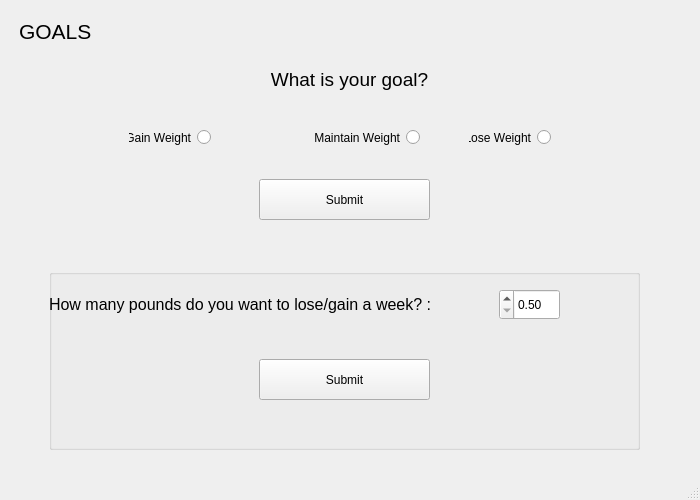
<?xml version="1.0" encoding="UTF-8"?>
<ui version="4.0">
 <class>MainWindow</class>
 <widget class="QMainWindow" name="MainWindow">
  <property name="windowModality">
   <enum>Qt::NonModal</enum>
  </property>
  <property name="geometry">
   <rect>
    <x>0</x>
    <y>0</y>
    <width>700</width>
    <height>500</height>
   </rect>
  </property>
  <property name="minimumSize">
   <size>
    <width>700</width>
    <height>500</height>
   </size>
  </property>
  <property name="maximumSize">
   <size>
    <width>700</width>
    <height>500</height>
   </size>
  </property>
  <property name="windowTitle">
   <string>FitTRACK</string>
  </property>
  <widget class="QWidget" name="centralwidget">
   <layout class="QGridLayout" name="gridLayout">
    <item row="0" column="1">
     <widget class="QStackedWidget" name="stackedWidgetFitTrack">
      <property name="enabled">
       <bool>true</bool>
      </property>
      <property name="minimumSize">
       <size>
        <width>700</width>
        <height>500</height>
       </size>
      </property>
      <property name="maximumSize">
       <size>
        <width>700</width>
        <height>500</height>
       </size>
      </property>
      <property name="layoutDirection">
       <enum>Qt::RightToLeft</enum>
      </property>
      <property name="inputMethodHints">
       <set>Qt::ImhNone</set>
      </property>
      <property name="frameShape">
       <enum>QFrame::NoFrame</enum>
      </property>
      <property name="currentIndex">
       <number>2</number>
      </property>
      <widget class="QWidget" name="stackedWidgetPageWelcome">
       <widget class="QLabel" name="label_welcome">
        <property name="geometry">
         <rect>
          <x>0</x>
          <y>10</y>
          <width>671</width>
          <height>271</height>
         </rect>
        </property>
        <property name="text">
         <string>&lt;html&gt;&lt;head/&gt;&lt;body&gt;&lt;p align=&quot;center&quot;&gt;&lt;span style=&quot; font-size:24pt; font-weight:600;&quot;&gt;Welcome to FitTrack! &lt;/span&gt;&lt;/p&gt;&lt;p align=&quot;center&quot;&gt;&lt;span style=&quot; font-size:10pt;&quot;&gt;Please select begin to start!&lt;/span&gt;&lt;/p&gt;&lt;/body&gt;&lt;/html&gt;</string>
        </property>
       </widget>
       <widget class="QPushButton" name="buttonBegin">
        <property name="geometry">
         <rect>
          <x>260</x>
          <y>300</y>
          <width>151</width>
          <height>81</height>
         </rect>
        </property>
        <property name="text">
         <string>Begin</string>
        </property>
       </widget>
      </widget>
      <widget class="QWidget" name="page_GetINFO">
       <widget class="QLabel" name="label_infoenter">
        <property name="geometry">
         <rect>
          <x>0</x>
          <y>0</y>
          <width>651</width>
          <height>21</height>
         </rect>
        </property>
        <property name="text">
         <string>&lt;html&gt;&lt;head/&gt;&lt;body&gt;&lt;p&gt;&lt;span style=&quot; font-size:10pt;&quot;&gt;Enter your information to get started:&lt;/span&gt;&lt;/p&gt;&lt;/body&gt;&lt;/html&gt;</string>
        </property>
       </widget>
       <widget class="QLabel" name="label_Name">
        <property name="geometry">
         <rect>
          <x>150</x>
          <y>60</y>
          <width>101</width>
          <height>16</height>
         </rect>
        </property>
        <property name="text">
         <string>&lt;html&gt;&lt;head/&gt;&lt;body&gt;&lt;p&gt;&lt;span style=&quot; font-size:12pt;&quot;&gt;Name (first):&lt;/span&gt;&lt;/p&gt;&lt;/body&gt;&lt;/html&gt;</string>
        </property>
       </widget>
       <widget class="QLabel" name="label_Age">
        <property name="geometry">
         <rect>
          <x>150</x>
          <y>100</y>
          <width>51</width>
          <height>21</height>
         </rect>
        </property>
        <property name="text">
         <string>&lt;html&gt;&lt;head/&gt;&lt;body&gt;&lt;p&gt;&lt;span style=&quot; font-size:12pt;&quot;&gt;Age:&lt;/span&gt;&lt;/p&gt;&lt;/body&gt;&lt;/html&gt;</string>
        </property>
       </widget>
       <widget class="QLineEdit" name="input_name">
        <property name="geometry">
         <rect>
          <x>370</x>
          <y>60</y>
          <width>171</width>
          <height>21</height>
         </rect>
        </property>
       </widget>
       <widget class="QLineEdit" name="input_age">
        <property name="geometry">
         <rect>
          <x>370</x>
          <y>100</y>
          <width>171</width>
          <height>21</height>
         </rect>
        </property>
       </widget>
       <widget class="QLineEdit" name="input_sex">
        <property name="geometry">
         <rect>
          <x>370</x>
          <y>140</y>
          <width>171</width>
          <height>21</height>
         </rect>
        </property>
       </widget>
       <widget class="QLineEdit" name="input_currentWeight">
        <property name="geometry">
         <rect>
          <x>370</x>
          <y>180</y>
          <width>171</width>
          <height>21</height>
         </rect>
        </property>
       </widget>
       <widget class="QLineEdit" name="input_goalWeight">
        <property name="geometry">
         <rect>
          <x>370</x>
          <y>220</y>
          <width>171</width>
          <height>21</height>
         </rect>
        </property>
       </widget>
       <widget class="QLabel" name="label_goalWeight">
        <property name="geometry">
         <rect>
          <x>150</x>
          <y>220</y>
          <width>151</width>
          <height>21</height>
         </rect>
        </property>
        <property name="text">
         <string>&lt;html&gt;&lt;head/&gt;&lt;body&gt;&lt;p&gt;&lt;span style=&quot; font-size:12pt;&quot;&gt;Goal Weight (lbs):&lt;/span&gt;&lt;/p&gt;&lt;/body&gt;&lt;/html&gt;</string>
        </property>
       </widget>
       <widget class="QLabel" name="label_currentWeight">
        <property name="geometry">
         <rect>
          <x>150</x>
          <y>180</y>
          <width>161</width>
          <height>21</height>
         </rect>
        </property>
        <property name="text">
         <string>&lt;html&gt;&lt;head/&gt;&lt;body&gt;&lt;p&gt;&lt;span style=&quot; font-size:12pt;&quot;&gt;Current Weight (lbs):&lt;/span&gt;&lt;/p&gt;&lt;/body&gt;&lt;/html&gt;</string>
        </property>
       </widget>
       <widget class="QLabel" name="label_sex">
        <property name="geometry">
         <rect>
          <x>150</x>
          <y>140</y>
          <width>91</width>
          <height>21</height>
         </rect>
        </property>
        <property name="text">
         <string>&lt;html&gt;&lt;head/&gt;&lt;body&gt;&lt;p&gt;&lt;span style=&quot; font-size:12pt;&quot;&gt;Sex (m/f):&lt;/span&gt;&lt;/p&gt;&lt;/body&gt;&lt;/html&gt;</string>
        </property>
       </widget>
       <widget class="QPushButton" name="button_submitINFO">
        <property name="geometry">
         <rect>
          <x>270</x>
          <y>260</y>
          <width>101</width>
          <height>31</height>
         </rect>
        </property>
        <property name="text">
         <string>Submit</string>
        </property>
       </widget>
       <widget class="QLabel" name="labelErrorInfo">
        <property name="geometry">
         <rect>
          <x>250</x>
          <y>290</y>
          <width>181</width>
          <height>181</height>
         </rect>
        </property>
        <property name="text">
         <string>&lt;html&gt;&lt;head/&gt;&lt;body&gt;&lt;p align=&quot;center&quot;&gt;&lt;span style=&quot; font-size:10pt; text-decoration: underline; color:#aa0000;&quot;&gt;Error!&lt;/span&gt;&lt;/p&gt;&lt;p align=&quot;center&quot;&gt;&lt;span style=&quot; font-size:10pt; color:#aa0000;&quot;&gt;Ex- Name: John&lt;/span&gt;&lt;/p&gt;&lt;p align=&quot;center&quot;&gt;&lt;span style=&quot; font-size:10pt; color:#aa0000;&quot;&gt;Age: 25&lt;/span&gt;&lt;/p&gt;&lt;p align=&quot;center&quot;&gt;&lt;span style=&quot; font-size:10pt; color:#aa0000;&quot;&gt;Sex: m&lt;/span&gt;&lt;/p&gt;&lt;p align=&quot;center&quot;&gt;&lt;span style=&quot; font-size:10pt; color:#aa0000;&quot;&gt;Current Weight: 180&lt;/span&gt;&lt;/p&gt;&lt;p align=&quot;center&quot;&gt;&lt;span style=&quot; font-size:10pt; color:#aa0000;&quot;&gt;Goal: 175&lt;/span&gt;&lt;/p&gt;&lt;/body&gt;&lt;/html&gt;</string>
        </property>
       </widget>
      </widget>
      <widget class="QWidget" name="page_GetGoals">
       <widget class="QLabel" name="labelGOALS">
        <property name="geometry">
         <rect>
          <x>10</x>
          <y>10</y>
          <width>251</width>
          <height>21</height>
         </rect>
        </property>
        <property name="text">
         <string>&lt;html&gt;&lt;head/&gt;&lt;body&gt;&lt;p&gt;&lt;span style=&quot; font-size:16pt;&quot;&gt;GOALS&lt;/span&gt;&lt;/p&gt;&lt;/body&gt;&lt;/html&gt;</string>
        </property>
       </widget>
       <widget class="QLabel" name="label_goalradio">
        <property name="geometry">
         <rect>
          <x>0</x>
          <y>50</y>
          <width>681</width>
          <height>41</height>
         </rect>
        </property>
        <property name="text">
         <string>&lt;html&gt;&lt;head/&gt;&lt;body&gt;&lt;p align=&quot;center&quot;&gt;&lt;span style=&quot; font-size:14pt;&quot;&gt;What is your goal?&lt;/span&gt;&lt;/p&gt;&lt;/body&gt;&lt;/html&gt;</string>
        </property>
       </widget>
       <widget class="QRadioButton" name="radioButtonGain">
        <property name="geometry">
         <rect>
          <x>120</x>
          <y>120</y>
          <width>82</width>
          <height>17</height>
         </rect>
        </property>
        <property name="text">
         <string>Gain Weight</string>
        </property>
       </widget>
       <widget class="QRadioButton" name="radioButtonLose">
        <property name="geometry">
         <rect>
          <x>460</x>
          <y>120</y>
          <width>82</width>
          <height>17</height>
         </rect>
        </property>
        <property name="text">
         <string>Lose Weight</string>
        </property>
       </widget>
       <widget class="QRadioButton" name="radioButtonMaintain">
        <property name="geometry">
         <rect>
          <x>280</x>
          <y>120</y>
          <width>131</width>
          <height>17</height>
         </rect>
        </property>
        <property name="text">
         <string>Maintain Weight</string>
        </property>
       </widget>
       <widget class="QPushButton" name="buttonSubmitGoalType">
        <property name="geometry">
         <rect>
          <x>250</x>
          <y>170</y>
          <width>171</width>
          <height>41</height>
         </rect>
        </property>
        <property name="text">
         <string>Submit</string>
        </property>
       </widget>
       <widget class="QGroupBox" name="group_pounds_week">
        <property name="geometry">
         <rect>
          <x>40</x>
          <y>260</y>
          <width>591</width>
          <height>181</height>
         </rect>
        </property>
        <property name="title">
         <string/>
        </property>
        <widget class="QLabel" name="labelPoundsAWeek">
         <property name="geometry">
          <rect>
           <x>0</x>
           <y>20</y>
           <width>441</width>
           <height>31</height>
          </rect>
         </property>
         <property name="text">
          <string>&lt;html&gt;&lt;head/&gt;&lt;body&gt;&lt;p&gt;&lt;span style=&quot; font-size:12pt;&quot;&gt;How many pounds do you want to lose/gain a week? :&lt;/span&gt;&lt;/p&gt;&lt;/body&gt;&lt;/html&gt;</string>
         </property>
        </widget>
        <widget class="QDoubleSpinBox" name="input_pounds_a_week">
         <property name="geometry">
          <rect>
           <x>450</x>
           <y>20</y>
           <width>61</width>
           <height>31</height>
          </rect>
         </property>
         <property name="minimum">
          <double>0.500000000000000</double>
         </property>
         <property name="maximum">
          <double>2.000000000000000</double>
         </property>
         <property name="singleStep">
          <double>0.500000000000000</double>
         </property>
        </widget>
        <widget class="QPushButton" name="buttonSubmitGoalPoundsaWeek">
         <property name="geometry">
          <rect>
           <x>210</x>
           <y>90</y>
           <width>171</width>
           <height>41</height>
          </rect>
         </property>
         <property name="text">
          <string>Submit</string>
         </property>
        </widget>
       </widget>
      </widget>
      <widget class="QWidget" name="page_MainMenu">
       <widget class="QLabel" name="label_mainMenu">
        <property name="geometry">
         <rect>
          <x>0</x>
          <y>10</y>
          <width>681</width>
          <height>21</height>
         </rect>
        </property>
        <property name="text">
         <string>&lt;html&gt;&lt;head/&gt;&lt;body&gt;&lt;p align=&quot;center&quot;&gt;&lt;span style=&quot; font-size:16pt; font-weight:600;&quot;&gt;Main Menu&lt;/span&gt;&lt;/p&gt;&lt;/body&gt;&lt;/html&gt;</string>
        </property>
       </widget>
       <widget class="QLabel" name="label_Addfood">
        <property name="geometry">
         <rect>
          <x>190</x>
          <y>100</y>
          <width>161</width>
          <height>41</height>
         </rect>
        </property>
        <property name="text">
         <string>&lt;html&gt;&lt;head/&gt;&lt;body&gt;&lt;p&gt;&lt;span style=&quot; font-size:16pt;&quot;&gt;Add a new food: &lt;/span&gt;&lt;/p&gt;&lt;/body&gt;&lt;/html&gt;</string>
        </property>
       </widget>
       <widget class="QLabel" name="label_VizualizeProgress">
        <property name="geometry">
         <rect>
          <x>190</x>
          <y>160</y>
          <width>191</width>
          <height>41</height>
         </rect>
        </property>
        <property name="text">
         <string>&lt;html&gt;&lt;head/&gt;&lt;body&gt;&lt;p&gt;&lt;span style=&quot; font-size:16pt;&quot;&gt;Vizualize Progress:&lt;/span&gt;&lt;/p&gt;&lt;/body&gt;&lt;/html&gt;</string>
        </property>
       </widget>
       <widget class="QLabel" name="label_Quit">
        <property name="geometry">
         <rect>
          <x>190</x>
          <y>280</y>
          <width>161</width>
          <height>41</height>
         </rect>
        </property>
        <property name="text">
         <string>&lt;html&gt;&lt;head/&gt;&lt;body&gt;&lt;p&gt;&lt;span style=&quot; font-size:16pt;&quot;&gt;Quit:&lt;/span&gt;&lt;/p&gt;&lt;/body&gt;&lt;/html&gt;</string>
        </property>
       </widget>
       <widget class="QLabel" name="label_UpdateWeight">
        <property name="geometry">
         <rect>
          <x>190</x>
          <y>220</y>
          <width>161</width>
          <height>41</height>
         </rect>
        </property>
        <property name="text">
         <string>&lt;html&gt;&lt;head/&gt;&lt;body&gt;&lt;p&gt;&lt;span style=&quot; font-size:16pt;&quot;&gt;Update Weight:&lt;/span&gt;&lt;/p&gt;&lt;/body&gt;&lt;/html&gt;</string>
        </property>
       </widget>
       <widget class="QRadioButton" name="radioButtonAddfood">
        <property name="geometry">
         <rect>
          <x>430</x>
          <y>110</y>
          <width>21</width>
          <height>21</height>
         </rect>
        </property>
        <property name="text">
         <string/>
        </property>
       </widget>
       <widget class="QRadioButton" name="radioButton_Visualize">
        <property name="geometry">
         <rect>
          <x>430</x>
          <y>170</y>
          <width>21</width>
          <height>21</height>
         </rect>
        </property>
        <property name="text">
         <string/>
        </property>
       </widget>
       <widget class="QRadioButton" name="radioButton_UpdateWeight">
        <property name="geometry">
         <rect>
          <x>430</x>
          <y>230</y>
          <width>21</width>
          <height>21</height>
         </rect>
        </property>
        <property name="text">
         <string/>
        </property>
       </widget>
       <widget class="QRadioButton" name="radioButton_Quit">
        <property name="geometry">
         <rect>
          <x>430</x>
          <y>290</y>
          <width>21</width>
          <height>21</height>
         </rect>
        </property>
        <property name="text">
         <string/>
        </property>
       </widget>
       <widget class="QPushButton" name="button_MainMenu">
        <property name="geometry">
         <rect>
          <x>280</x>
          <y>360</y>
          <width>131</width>
          <height>51</height>
         </rect>
        </property>
        <property name="text">
         <string>Select</string>
        </property>
       </widget>
      </widget>
      <widget class="QWidget" name="page_addFood">
       <widget class="QLabel" name="label_addFood">
        <property name="geometry">
         <rect>
          <x>0</x>
          <y>60</y>
          <width>681</width>
          <height>31</height>
         </rect>
        </property>
        <property name="text">
         <string>&lt;html&gt;&lt;head/&gt;&lt;body&gt;&lt;p align=&quot;center&quot;&gt;&lt;span style=&quot; font-size:14pt;&quot;&gt;Add a food:&lt;/span&gt;&lt;/p&gt;&lt;/body&gt;&lt;/html&gt;</string>
        </property>
       </widget>
       <widget class="QLabel" name="label_foodName">
        <property name="geometry">
         <rect>
          <x>200</x>
          <y>110</y>
          <width>111</width>
          <height>16</height>
         </rect>
        </property>
        <property name="text">
         <string>&lt;html&gt;&lt;head/&gt;&lt;body&gt;&lt;p&gt;&lt;span style=&quot; font-size:12pt;&quot;&gt;Name:&lt;/span&gt;&lt;/p&gt;&lt;/body&gt;&lt;/html&gt;</string>
        </property>
       </widget>
       <widget class="QLineEdit" name="input_foodname">
        <property name="geometry">
         <rect>
          <x>360</x>
          <y>110</y>
          <width>113</width>
          <height>20</height>
         </rect>
        </property>
       </widget>
       <widget class="QLineEdit" name="input_calories">
        <property name="geometry">
         <rect>
          <x>360</x>
          <y>150</y>
          <width>113</width>
          <height>20</height>
         </rect>
        </property>
       </widget>
       <widget class="QLineEdit" name="input_protein">
        <property name="geometry">
         <rect>
          <x>360</x>
          <y>190</y>
          <width>113</width>
          <height>20</height>
         </rect>
        </property>
       </widget>
       <widget class="QLineEdit" name="input_fat">
        <property name="geometry">
         <rect>
          <x>360</x>
          <y>230</y>
          <width>113</width>
          <height>20</height>
         </rect>
        </property>
       </widget>
       <widget class="QLineEdit" name="input_carbs">
        <property name="geometry">
         <rect>
          <x>360</x>
          <y>270</y>
          <width>113</width>
          <height>20</height>
         </rect>
        </property>
       </widget>
       <widget class="QLabel" name="label_calories">
        <property name="geometry">
         <rect>
          <x>200</x>
          <y>150</y>
          <width>111</width>
          <height>16</height>
         </rect>
        </property>
        <property name="text">
         <string>&lt;html&gt;&lt;head/&gt;&lt;body&gt;&lt;p&gt;&lt;span style=&quot; font-size:12pt;&quot;&gt;Calories:&lt;/span&gt;&lt;/p&gt;&lt;/body&gt;&lt;/html&gt;</string>
        </property>
       </widget>
       <widget class="QLabel" name="label_protein">
        <property name="geometry">
         <rect>
          <x>200</x>
          <y>190</y>
          <width>111</width>
          <height>16</height>
         </rect>
        </property>
        <property name="text">
         <string>&lt;html&gt;&lt;head/&gt;&lt;body&gt;&lt;p&gt;&lt;span style=&quot; font-size:12pt;&quot;&gt;Protein:&lt;/span&gt;&lt;/p&gt;&lt;/body&gt;&lt;/html&gt;</string>
        </property>
       </widget>
       <widget class="QLabel" name="label_fat">
        <property name="geometry">
         <rect>
          <x>200</x>
          <y>230</y>
          <width>111</width>
          <height>16</height>
         </rect>
        </property>
        <property name="text">
         <string>&lt;html&gt;&lt;head/&gt;&lt;body&gt;&lt;p&gt;&lt;span style=&quot; font-size:12pt;&quot;&gt;Fat:&lt;/span&gt;&lt;/p&gt;&lt;/body&gt;&lt;/html&gt;</string>
        </property>
       </widget>
       <widget class="QLabel" name="label_carbs">
        <property name="geometry">
         <rect>
          <x>200</x>
          <y>270</y>
          <width>111</width>
          <height>16</height>
         </rect>
        </property>
        <property name="text">
         <string>&lt;html&gt;&lt;head/&gt;&lt;body&gt;&lt;p&gt;&lt;span style=&quot; font-size:12pt;&quot;&gt;Carbs:&lt;/span&gt;&lt;/p&gt;&lt;/body&gt;&lt;/html&gt;</string>
        </property>
       </widget>
       <widget class="QPushButton" name="button_addFood">
        <property name="geometry">
         <rect>
          <x>210</x>
          <y>310</y>
          <width>101</width>
          <height>41</height>
         </rect>
        </property>
        <property name="text">
         <string>Add Food</string>
        </property>
       </widget>
       <widget class="QPushButton" name="button_clearAddFood">
        <property name="geometry">
         <rect>
          <x>360</x>
          <y>310</y>
          <width>101</width>
          <height>41</height>
         </rect>
        </property>
        <property name="text">
         <string>Clear</string>
        </property>
       </widget>
       <widget class="QPushButton" name="button_returnMainAddFood">
        <property name="geometry">
         <rect>
          <x>10</x>
          <y>10</y>
          <width>111</width>
          <height>41</height>
         </rect>
        </property>
        <property name="text">
         <string>Main Menu</string>
        </property>
       </widget>
      </widget>
      <widget class="QWidget" name="page_Visualize"/>
     </widget>
    </item>
   </layout>
  </widget>
  <widget class="QStatusBar" name="statusbar"/>
 </widget>
 <resources/>
 <connections/>
</ui>
